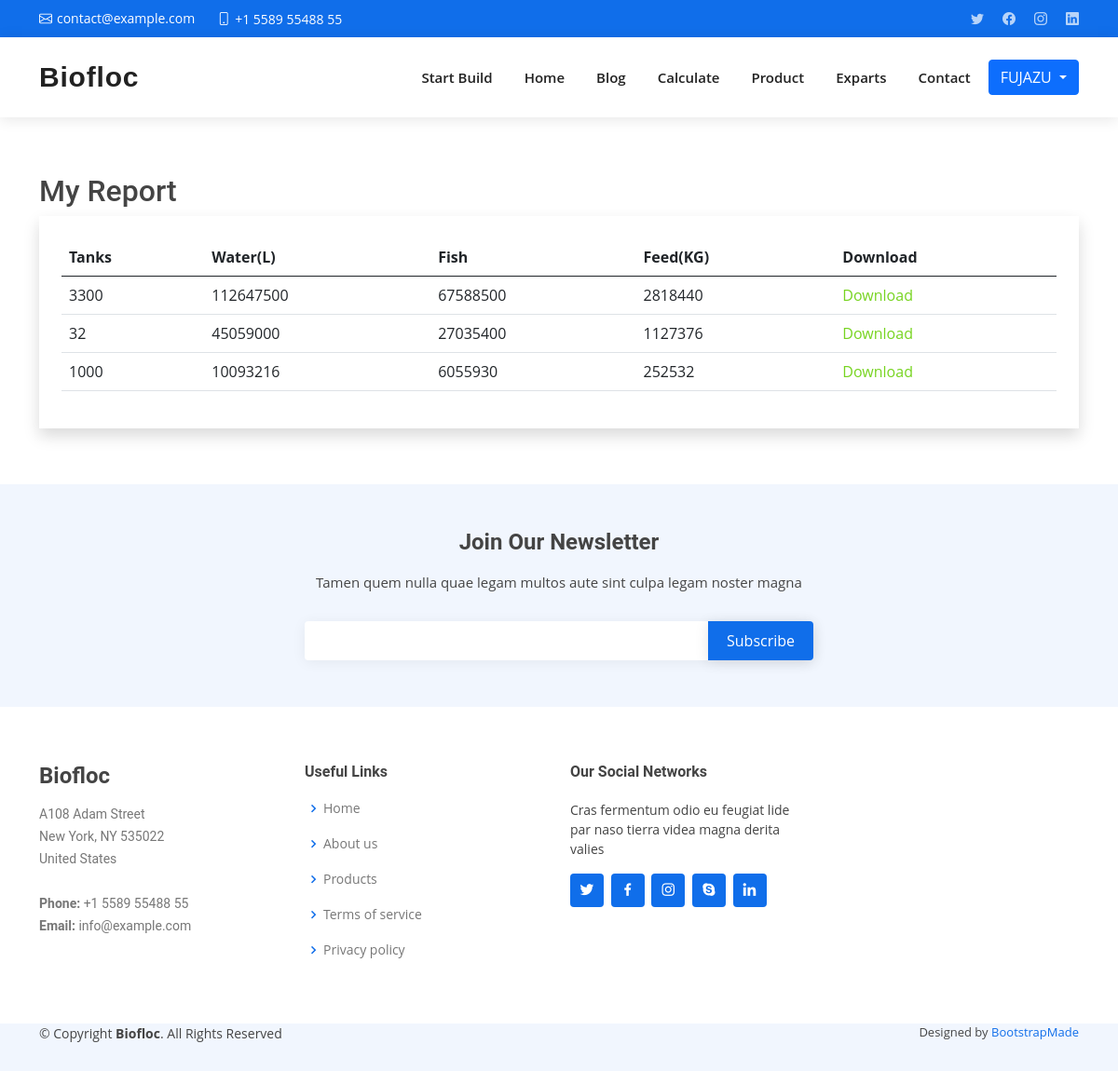
/report/builder/ (signed in), run on the app's committed database.
### account/models.py (models this page shows)
class User(AbstractUser):
    FARMAR = 'FARMAR'
    AGRICULTURERIST = 'AGRICULTURERIST'
    VATONARIS = 'VATONARIS'
    IS_DOCTOR = 'DOCTOR'
    IS_USER = 'USER'
    USER_TYPE_CHOICES = [
        (IS_DOCTOR, 'Doctor'),
        (IS_USER, 'User'),
    ]
    user_type = models.CharField(
        max_length=20, choices=USER_TYPE_CHOICES, default=IS_USER)

### biofloc/models.py (models this page shows)
class Build_tank(models.Model):
    tanks = models.IntegerField()
    water = models.IntegerField()
    fish = models.IntegerField()
    food = models.IntegerField()
    created_by = models.ForeignKey(User, on_delete=models.SET_NULL, null=True)
    created_at = models.DateTimeField(auto_now_add=True)

### biofloc/views.py (the view)
# urls.py: path('report/builder/', builder_page, name='builder'),
@login_required(login_url='login')
def builder_page(request):
    build = Build_tank.objects.filter(created_by=request.user)
    context = {
        'build': build
    }
    return render(request, 'builder_report.html', context)

### templates/builder_report.html (shortened to what this page needs)
{% extends "layout/layout.html" %}
{% block content %}
<section class="text-gray-600 body-font overflow-hidden">
    <div class="container">
        <div class="row">
            <div class="col-md-12">
                <h2>My Report</h2>
                <div class="purchess_list shadow p-4">
                    <table class="table">
                        <thead>
                            <tr>
                                <th scope="col">Tanks</th>
                                <th scope="col">Water(L)</th>
                                <th scope="col">Fish</th>
                                <th scope="col">Feed(KG)</th>
                                <th scope="col">Download</th>
                            </tr>
                        </thead>
                        <tbody>
                            {% for report in build %}
                            <tr>
                                <td> {{report.tanks}}</td>
                                <td> {{report.water}}</td>
                                <td> {{report.fish}}</td>
                                <td> {{report.food}}</td>
                                <td> <a class="link" href="{% url 'builder_download' report.id %}"
                                        style="color:rgb(119, 212, 32)">Download</a></td>
                            </tr>
                            {% endfor %}
                        </tbody>
                    </table>
                </div>
            </div>
        </div>
    </div>
</section>
{% endblock content %}

### templates/layout/layout.html (shortened to what this page needs)
{% load static %}
<!DOCTYPE html>
<html lang="en">
<head>
  <link href="{% static 'assets/vendor/aos/aos.css' %}" rel="stylesheet">
  <link href="{% static 'assets/vendor/bootstrap/css/bootstrap.min.css' %}" rel="stylesheet">
  <link href="{% static 'assets/vendor/bootstrap-icons/bootstrap-icons.css' %}" rel="stylesheet">
  <link href="{% static 'assets/vendor/boxicons/css/boxicons.min.css' %}" rel="stylesheet">
  <link href="{% static 'assets/vendor/glightbox/css/glightbox.min.css' %}" rel="stylesheet">
  <link href="{% static 'assets/vendor/swiper/swiper-bundle.min.css' %}" rel="stylesheet">
  <link href="{% static 'assets/css/style.css' %}" rel="stylesheet">
</head>
<body>
  <section id="topbar" class="d-flex align-items-center">
    <div class="container d-flex justify-content-center justify-content-md-between">
      <div class="contact-info d-flex align-items-center">
        <i class="bi bi-envelope d-flex align-items-center"><a
            href="mailto:contact@example.com">contact@example.com</a></i>
        <i class="bi bi-phone d-flex align-items-center ms-4"><span>+1 5589 55488 55</span></i>
      </div>
      <div class="social-links d-none d-md-flex align-items-center">
        <a href="#" class="twitter"><i class="bi bi-twitter"></i></a>
        <a href="#" class="facebook"><i class="bi bi-facebook"></i></a>
        <a href="#" class="instagram"><i class="bi bi-instagram"></i></a>
        <a href="#" class="linkedin"><i class="bi bi-linkedin"></i></i></a>
      </div>
    </div>
  </section>
  <header id="header" class="d-flex align-items-center">
    <div class="container d-flex align-items-center justify-content-between">
      <h1 class="logo me-auto"><a href="{% url 'home' %}">Biofloc</a></h1>
      <nav id="navbar" class="navbar">
        <ul>
          {% url 'sb' as url %}
          <li><a class="nav-link {% if request.path == url %} active {% endif %}" href="{% url 'sb' %}">Start Build</a>
          </li>
          {% url 'home' as url %}
          <li><a class="nav-link {% if request.path == url %} active {% endif %}" href="{% url 'home' %}">Home</a></li>
          {% url 'viewBlog' as url %}
          <li><a class="nav-link {% if request.path == url %} active {% endif %}" href="{% url 'viewBlog' %}">Blog</a>
          </li>
          {% if request.user.user_type == 'USER' %}
          {% url 'calculate' as url %}
          <li><a class="nav-link {% if request.path == url %} active {% endif %}"
              href="{% url 'calculate' %}">Calculate</a></li>
          {% url 'product' as url %}
          <li><a class="nav-link {% if request.path == url %} active {% endif %}" href="{% url 'product' %}">Product</a>
          </li>
          {% url 'doctor' as url %}
          <li><a class="nav-link {% if request.path == url %} active {% endif %}" href="{% url 'doctor' %}">Exparts</a>
          </li>
          {% endif %}
          {% url 'contact' as url %}
          <li><a class="nav-link {% if request.path == url %} active {% endif %}" href="{% url 'contact' %}">Contact</a>
          </li>
          {% url 'cart' as cart %}
          {% url 'checkout' as checkout %}
          {% url 'product' as pro %}
        </ul>
      </nav>
      {% if request.user.is_authenticated %}
      <div class="btn-group">
        <button type="button" class="btn btn-primary dropdown-toggle ms-3" data-bs-toggle="dropdown"
          aria-expanded="false">
          {{request.user|upper}}
        </button>
      </div>
      {% else %}
      {% url 'product' as url %}
      <a class="btn btn-primary {% if request.path == url %} active {% endif %} ms-2" href="{% url 'login' %}">Login
      </a>
      {% endif %}
    </div>
  </header>
  {% block content %}
  {% endblock content %}
  <footer id="footer">
    <div class="footer-newsletter" id="newsletter">
      <div class="container">
        <div class="row justify-content-center">
          <div class="col-lg-6">
            <h4>Join Our Newsletter</h4>
            <p>Tamen quem nulla quae legam multos aute sint culpa legam noster magna</p>
            <form action="{% url 'newsletter' %}" method="post">
              <input type="email" name="email" required><input type="submit" value="Subscribe">
            </form>
          </div>
        </div>
      </div>
    </div>
    <div class="footer-top">
      <div class="container">
        <div class="row">
          <div class="col-lg-3 col-md-6 footer-contact">
            <h3>Biofloc</h3>
            <p>
              A108 Adam Street <br>
              New York, NY 535022<br>
              United States <br><br>
              <strong>Phone:</strong> +1 5589 55488 55<br>
              <strong>Email:</strong> info@example.com<br>
            </p>
          </div>
          <div class="col-lg-3 col-md-6 footer-links">
            <h4>Useful Links</h4>
            <ul>
              <li><i class="bx bx-chevron-right"></i> <a href="{% url 'home' %}">Home</a></li>
              <li><i class="bx bx-chevron-right"></i> <a href="{% url 'about' %}">About us</a></li>
              <li><i class="bx bx-chevron-right"></i> <a href="{% url 'product' %}">Products</a></li>
              <li><i class="bx bx-chevron-right"></i> <a href="{% url 'terms' %}">Terms of service</a></li>
              <li><i class="bx bx-chevron-right"></i> <a href="{% url 'policy' %}">Privacy policy</a></li>
            </ul>
          </div>
          <div class="col-lg-3 col-md-6 footer-links">
            <h4>Our Social Networks</h4>
            <p>Cras fermentum odio eu feugiat lide par naso tierra videa magna derita valies</p>
            <div class="social-links mt-3">
              <a href="#" class="twitter"><i class="bx bxl-twitter"></i></a>
              <a href="#" class="facebook"><i class="bx bxl-facebook"></i></a>
              <a href="#" class="instagram"><i class="bx bxl-instagram"></i></a>
              <a href="#" class="google-plus"><i class="bx bxl-skype"></i></a>
              <a href="#" class="linkedin"><i class="bx bxl-linkedin"></i></a>
            </div>
          </div>
        </div>
      </div>
    </div>
    <div class="container footer-bottom clearfix">
      <div class="copyright">
        &copy; Copyright <strong><span>Biofloc</span></strong>. All Rights Reserved
      </div>
      <div class="credits">
        Designed by <a href="https://bootstrapmade.com/">BootstrapMade</a>
      </div>
    </div>
  </footer>
</body>
</html>

### static/assets/css/style.css (style rules this page uses)
body { font-family: "Open Sans", sans-serif; color: #444444; }
a { color: #106eea; text-decoration: none; }
h1, h2, h3, h4, h5, h6 { font-family: "Roboto", sans-serif; }
#topbar { background: #106eea; height: 40px; font-size: 14px; transition: all 0.5s; color: #fff; padding: 0; }
#topbar .contact-info i { font-style: normal; color: #fff; }
#topbar .contact-info i a, #topbar .contact-info i span { padding-left: 5px; color: #fff; }
#topbar .contact-info i a { line-height: 0; transition: 0.3s; transition: 0.3s; }
#topbar .social-links a { color: rgba(255, 255, 255, 0.7); line-height: 0; transition: 0.3s; margin-left: 20px; }
#header { background: #fff; transition: all 0.5s; z-index: 997; height: 86px; box-shadow: 0px 2px 15px rgba(0, 0, 0, 0.1); }
#header .logo { font-size: 30px; margin: 0; padding: 0; line-height: 1; font-weight: 600; letter-spacing: 0.8px; font-family: "Poppins", sans-serif; }
#header .logo a { color: #222222; }
.navbar { padding: 0; }
.navbar ul { margin: 0; padding: 0; display: flex; list-style: none; align-items: center; }
.navbar li { position: relative; }
.navbar > ul > li { white-space: nowrap; padding: 10px 0 10px 28px; }
.navbar a, .navbar a:focus { display: flex; align-items: center; justify-content: space-between; padding: 0 3px; font-size: 15px; font-weight: 600; color: #222222; white-space: nowrap; transition: 0.3s; position: relative; }
.navbar > ul > li > a:before { content: ""; position: absolute; width: 100%; height: 2px; bottom: -6px; left: 0; background-color: #106eea; visibility: hidden; width: 0px; transition: all 0.3s ease-in-out 0s; }
section { padding: 60px 0; overflow: hidden; }
#footer { background: #fff; padding: 0 0 30px 0; color: #444444; font-size: 14px; background: #f1f6fe; }
#footer .footer-newsletter { padding: 50px 0; background: #f1f6fe; text-align: center; font-size: 15px; }
#footer .footer-newsletter h4 { font-size: 24px; margin: 0 0 20px 0; padding: 0; line-height: 1; font-weight: 600; }
#footer .footer-newsletter form { margin-top: 30px; background: #fff; padding: 6px 10px; position: relative; border-radius: 4px; box-shadow: 0px 2px 15px rgba(0, 0, 0, 0.06); text-align: left; }
#footer .footer-newsletter form input[type="email"] { border: 0; padding: 4px 8px; width: calc(100% - 100px); }
#footer .footer-newsletter form input[type="submit"] { position: absolute; top: 0; right: 0; bottom: 0; border: 0; background: none; font-size: 16px; padding: 0 20px; background: #106eea; color: #fff; transition: 0.3s; border-radius: 0 4px 4px 0; box-shadow: 0px 2px 15px rgba(0, 0, 0, 0.1); }
#footer .footer-top { padding: 60px 0 30px 0; background: #fff; }
#footer .footer-top .footer-contact { margin-bottom: 30px; }
#footer .footer-top .footer-contact h3 { font-size: 24px; margin: 0 0 15px 0; padding: 2px 0 2px 0; line-height: 1; font-weight: 700; }
#footer .footer-top .footer-contact p { font-size: 14px; line-height: 24px; margin-bottom: 0; font-family: "Roboto", sans-serif; color: #777777; }
#footer .footer-top h4 { font-size: 16px; font-weight: bold; color: #444444; position: relative; padding-bottom: 12px; }
#footer .footer-top .footer-links { margin-bottom: 30px; }
#footer .footer-top .footer-links ul { list-style: none; padding: 0; margin: 0; }
#footer .footer-top .footer-links ul i { padding-right: 2px; color: #106eea; font-size: 18px; line-height: 1; }
#footer .footer-top .footer-links ul li { padding: 10px 0; display: flex; align-items: center; }
#footer .footer-top .footer-links ul li:first-child { padding-top: 0; }
#footer .footer-top .footer-links ul a { color: #777777; transition: 0.3s; display: inline-block; line-height: 1; }
#footer .footer-top .social-links a { font-size: 18px; display: inline-block; background: #106eea; color: #fff; line-height: 1; padding: 8px 0; margin-right: 4px; border-radius: 4px; text-align: center; width: 36px; height: 36px; transition: 0.3s; }
#footer .copyright { text-align: center; float: left; }
#footer .credits { float: right; text-align: center; font-size: 13px; color: #444444; }

### data on the page
User: user "FUJAZU"
Build_tank: tanks "3300", water "112647500", fish "67588500", food "2818440"
Build_tank: tanks "32", water "45059000", fish "27035400", food "1127376"
Build_tank: tanks "1000", water "10093216", fish "6055930", food "252532"
